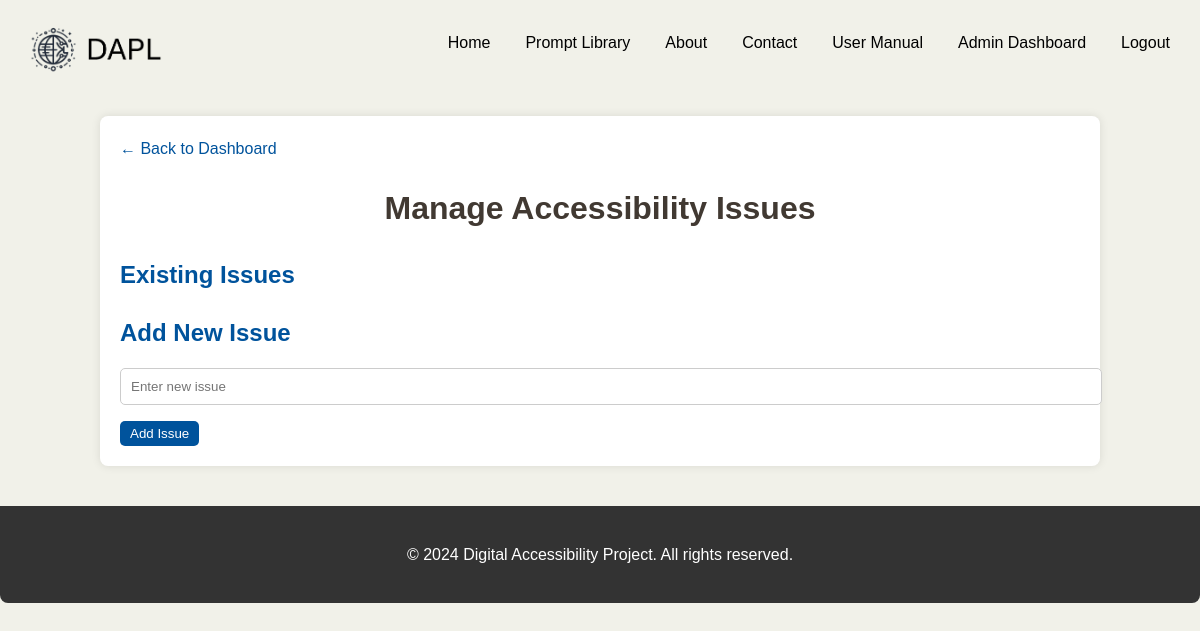
Before: /manage_issues.php (signed in) with the older database file.
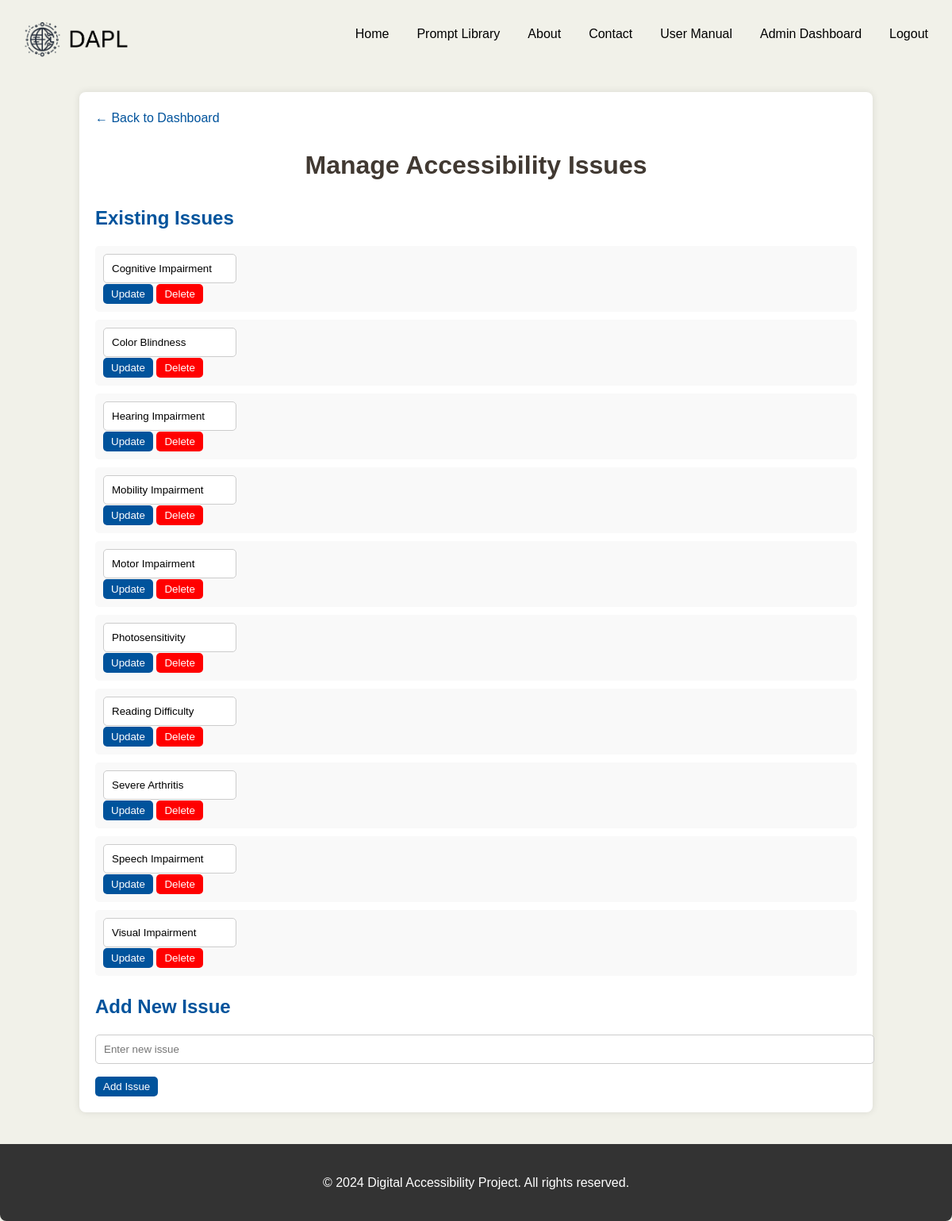
After: the same page with the newer database file.
### tables this page shows
CREATE TABLE `accessibility_issues` (
  `issue_id` int(11) NOT NULL,
  `issue_name` varchar(100) NOT NULL,
  `description` text DEFAULT NULL
);

### manage_issues.php (the view, shortened to what this page needs)
<?php
include('config.php');
$issues_stmt = $conn->prepare("SELECT issue_id, issue_name FROM accessibility_issues ORDER BY issue_name ASC");
$issues_stmt->execute();
$issues_result = $issues_stmt->get_result();
?>
<!DOCTYPE html>
<html lang="en">
<head>
</head>
<body>
<?php include('header.php'); ?>
<div class="container">
    <a href="admin_dashboard.php" class="back-link">&larr; Back to Dashboard</a>
    <h1>Manage Accessibility Issues</h1>
    <div class="issues-list">
        <h2>Existing Issues</h2>
        <ul>
            <?php while ($row = $issues_result->fetch_assoc()): ?>
                <li>
                    <form method="POST">
                        <input type="text" name="issue_name" value="<?php echo htmlspecialchars($row['issue_name']); ?>">
                        <div class="issue-actions">
                            <button type="submit" name="edit_issue" class="button">Update</button>
                            <button type="submit" name="delete_issue" class="delete-button" onclick="return confirm('Are you sure you want to delete this issue?');">Delete</button>
                        </div>
                    </form>
                </li>
            <?php endwhile; ?>
        </ul>
    </div>
    <div class="add-issue-form">
        <h2>Add New Issue</h2>
        <form method="POST">
            <input type="text" name="new_issue" placeholder="Enter new issue" required>
            <button type="submit" name="add_issue" class="button">Add Issue</button>
        </form>
    </div>
</div>
<footer>
    <p>&copy; 2024 Digital Accessibility Project. All rights reserved.</p>
</footer>
</body>
</html>

Changed rows visible on the page:
added accessibility_issues: issue_name "Cognitive Impairment"
added accessibility_issues: issue_name "Color Blindness"
added accessibility_issues: issue_name "Hearing Impairment"
added accessibility_issues: issue_name "Mobility Impairment"
added accessibility_issues: issue_name "Motor Impairment"
added accessibility_issues: issue_name "Photosensitivity"
added accessibility_issues: issue_name "Reading Difficulty"
added accessibility_issues: issue_name "Severe Arthritis"
added accessibility_issues: issue_name "Speech Impairment"
added accessibility_issues: issue_name "Visual Impairment"
